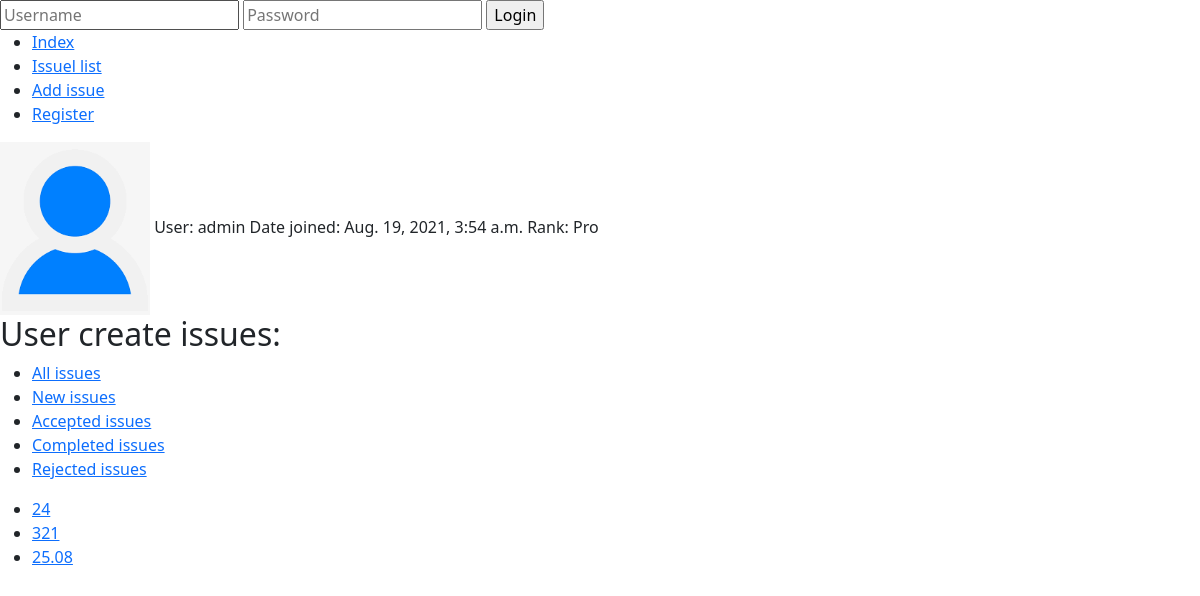
Page /user_page/1 on the earlier database version.
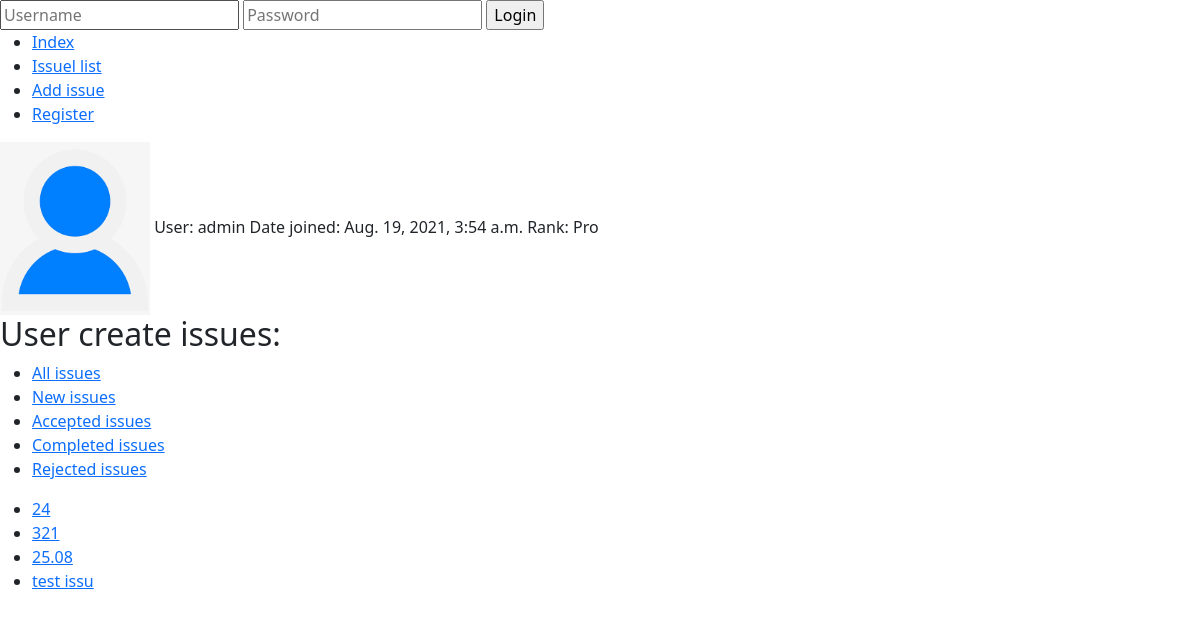
Same page on the later database version.
### fix/models.py (models this page shows, shortened)
class Issue(models.Model):
    author = models.ForeignKey(User, on_delete=models.RESTRICT, related_name="applications")
    executor = models.ForeignKey(User, on_delete=models.RESTRICT, related_name="jobs", blank=True, null=True)
    title = models.CharField(max_length=128)
    description = models.CharField(max_length=1024)
    response = models.CharField(max_length=1024, blank=True, null=True)
    date_created = models.DateTimeField(auto_now_add=True)
    status = models.CharField(max_length=1, choices=STATUS)
    image_before = models.ImageField(upload_to="images")
    image_after = models.ImageField(upload_to="images", blank=True, null=True)
    latitude = models.FloatField()
    longitude = models.FloatField()

### fix/views.py (the view)
# urls.py: path('user_page/<int:user_id>', views.user_page, name="user_page"),
def user_page(request, user_id):
    user_data = User.objects.get(pk=user_id)
    issues = Issue.objects.filter(author=user_data)
    return render(request, "fix/user_page.html", {
        "user_data": user_data,
        "issues": issues,
    })

### fix/templates/fix/user_page.html (shortened to what this page needs)
{% extends "fix/layout.html" %}
{% load static %}
{% block body %}
    <div>
        {% if user_data.profile_image %}
            <img src="{{ user_data.profile_image.url }}" style="width: 150px;">
        {% else %}
            <img src="/media/profile_images/default.png" style="width: 150px;">
        {% endif %}
        User: {{ user_data.username }}
        Date joined: {{ user_data.date_joined }}
        Rank: {{ user_data.get_rank_display }}
    </div>
    <div>
        <h2>User create issues:</h2>
        <ul>
            <li><a href="" data-status=""class="issues_link">All issues</a></li>
            <li><a href="" data-status="N" class="issues_link">New issues</a></li>
            <li><a href="" data-status="A" class="issues_link">Accepted issues</a></li>
            <li><a href="" data-status="C" class="issues_link">Completed issues</a></li>
            <li><a href="" data-status="R" class="issues_link">Rejected issues</a></li>
        </ul>
        <ul id="list">
            {% for issue  in issues %}
                <li><a href="{% url 'issue_page' issue.id %}">{{ issue.title }}</a></li>
            {% endfor %}
        </ul>
    </div>
{% endblock %}

Differences in the rows shown:
added Issue: title "test issu"
